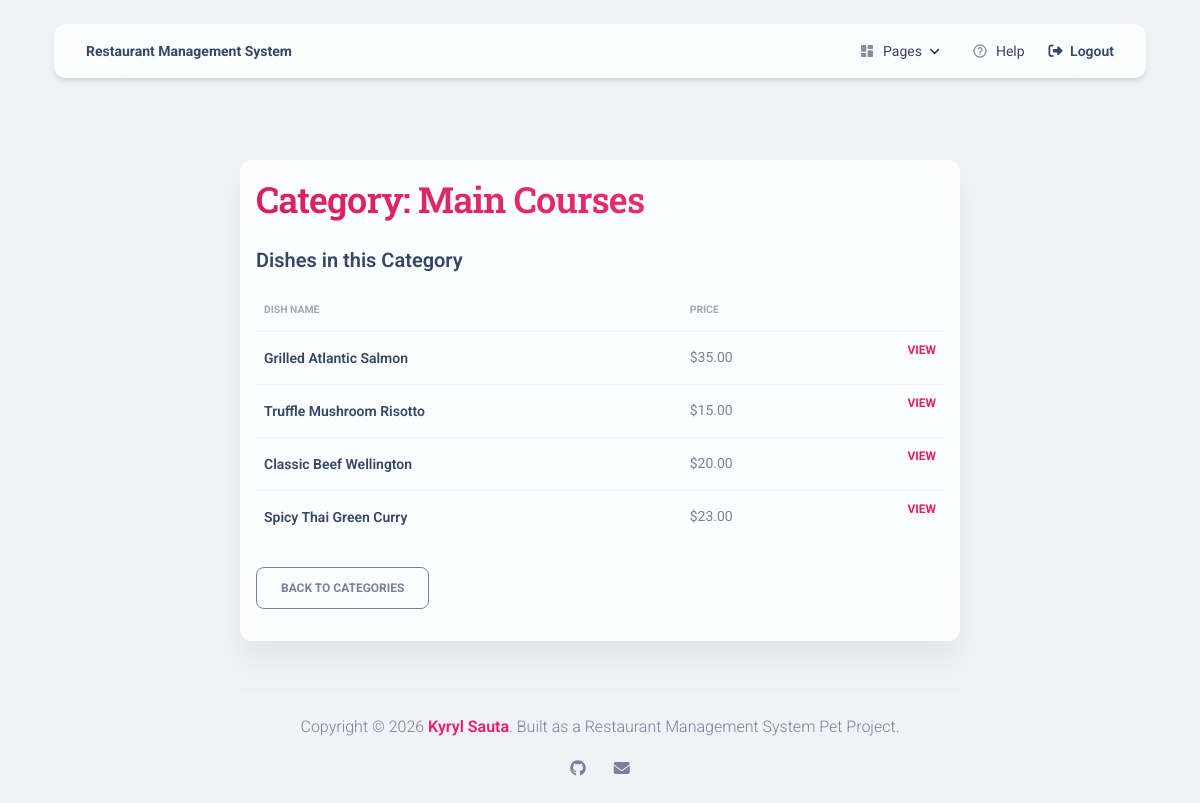
Screenshot of /dish-type/4/ (signed in) with the database file from the repository.
### menu/models.py (models this page shows, shortened)
class DishType(models.Model):
    name = models.CharField(max_length=255, unique=True)

class Dish(models.Model):
    name = models.CharField(max_length=255, unique=True)
    description = models.TextField()
    price = models.DecimalField(max_digits=7, decimal_places=2)
    dish_type = models.ForeignKey(DishType, on_delete=models.CASCADE)
    cooks = models.ManyToManyField(Cook, related_name="dishes")

### menu/views.py (the view)
# urls.py: path("dish-type/<int:pk>/", DishTypeDetailView.as_view(), name="dish-type-detail"),
class DishTypeDetailView(LoginRequiredMixin, generic.DetailView):
    model = DishType
    template_name = "menu/dishtype_detail.html"

### templates/menu/dishtype_detail.html
{% extends "base.html" %}
{% load static %}
{% block content %}
  {% include 'includes/navigation.html' %}
  <div class="container mt-9">
    <div class="row">
      <div class="col-lg-8 mx-auto">
        <div class="card card-body blur shadow-blur">
          <h2 class="text-gradient text-primary mb-4">Category: {{ dishtype.name }}</h2>
          <h5 class="mb-3">Dishes in this Category</h5>
          <div class="table-responsive">
            <table class="table align-items-center mb-0">
              <thead>
                <tr>
                  <th class="text-uppercase text-secondary text-xxs font-weight-bolder opacity-7 ps-2">Dish Name</th>
                  <th class="text-uppercase text-secondary text-xxs font-weight-bolder opacity-7 ps-2">Price</th>
                  <th></th>
                </tr>
              </thead>
              <tbody>
                {% for dish in dishtype.dish_set.all %}
                  <tr>
                    <td>
                      <a href="{% url 'menu:dish-detail' pk=dish.id %}" class="text-sm font-weight-bold text-dark">{{ dish.name }}</a>
                    </td>
                    <td class="text-sm">${{ dish.price }}</td>
                    <td class="text-end">
                       <a href="{% url 'menu:dish-detail' pk=dish.id %}" class="btn btn-link text-primary p-0">View</a>
                    </td>
                  </tr>
                {% empty %}
                  <tr>
                    <td colspan="3" class="text-center text-secondary text-sm py-4">No dishes found in this category.</td>
                  </tr>
                {% endfor %}
              </tbody>
            </table>
          </div>
          <div class="mt-4">
            <a href="{% url 'menu:dish-type-list' %}" class="btn btn-outline-secondary">Back to Categories</a>
          </div>
        </div>
      </div>
    </div>
  </div>
{% endblock %}

### templates/base.html (style rules this page uses)
body { display: flex; flex-direction: column; min-height: 100vh; background-color: #f0f2f5; }

### rows the page displays
DishType: name "Main Courses"
Dish: name "Grilled Atlantic Salmon", price "35.00"
Dish: name "Truffle Mushroom Risotto", price "15.00"
Dish: name "Classic Beef Wellington", price "20.00"
Dish: name "Spicy Thai Green Curry", price "23.00"
